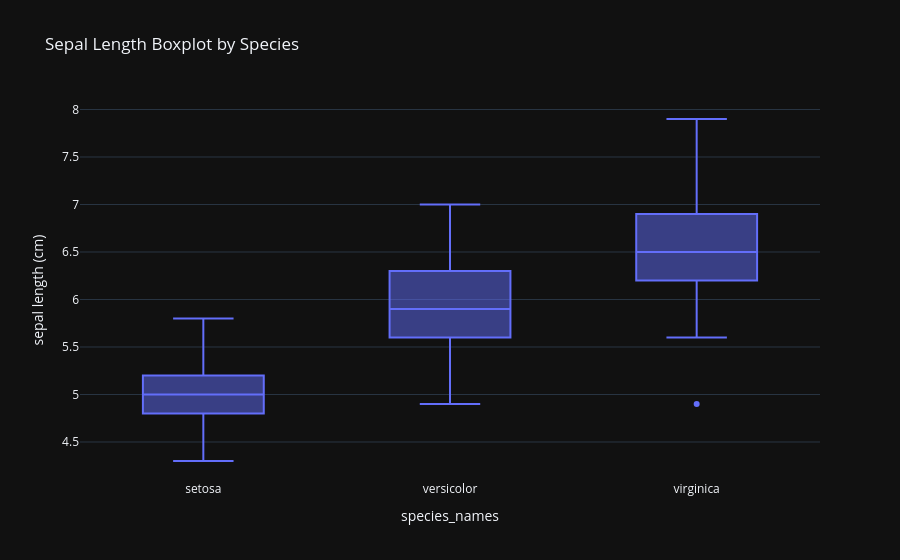

The cell this chart's notebook holds for it:
### Markdown cell above
# Box plot

A box plot, also known as a whisker plot, is a graphical representation of the distribution of a dataset. It displays properties of datasets based on a five-number summary: the minimum, first quartile (Q1), median (Q2 or second quartile), third quartile (Q3), and maximum. Here's a breakdown of its components:

1. **Box**: The main body of the plot, representing the interquartile range (IQR):
- Bottom of the Box: The first quartile (Q1), which is the 25th percentile of the data.
- Top of the Box: The third quartile (Q3), which is the 75th percentile of the data.
- Band inside the Box: The median (Q2), which represents the 50th percentile or the center of the dataset.

2. **Whiskers**: These are the lines that extend from the top and bottom of the box.
- Bottom Whisker: Extends from Q1 to the smallest data point within 1.5 * IQR.
- Top Whisker: Extends from Q3 to the largest data point within 1.5 * IQR.

3. **Outliers**: Data points that fall outside of the whiskers (i.e., outside 1.5 times the IQR) are considered outliers and are typically represented as individual points outside the whiskers.

### Code cell
fig = px.box(iris, x="species_names", y="sepal length (cm)", title="Sepal Length Boxplot by Species")
fig.show()

### Figure 1 — Plotly figure (JSON) as saved in the notebook; plotly's stock layout.template omitted (floating-point values rounded to 4 significant figures; data arrays with more than 128 entries replaced by an {"elided": "..."} marker saying what was removed)
{"data": [{"alignmentgroup": "True", "hovertemplate": "species_names=%{x}<br>sepal length (cm)=%{y}<extra></extra>", "legendgroup": "", "marker": {"color": "#636efa"}, "name": "", "notched": false, "offsetgroup": "", "orientation": "v", "showlegend": false, "x": {"elided": "150 str values"}, "x0": " ", "xaxis": "x", "y": {"elided": "150 float values"}, "y0": " ", "yaxis": "y", "type": "box"}], "layout": {"xaxis": {"anchor": "y", "domain": [0.0, 1.0], "title": {"text": "species_names"}}, "yaxis": {"anchor": "x", "domain": [0.0, 1.0], "title": {"text": "sepal length (cm)"}}, "legend": {"tracegroupgap": 0}, "title": {"text": "Sepal Length Boxplot by Species"}, "boxmode": "group"}}
